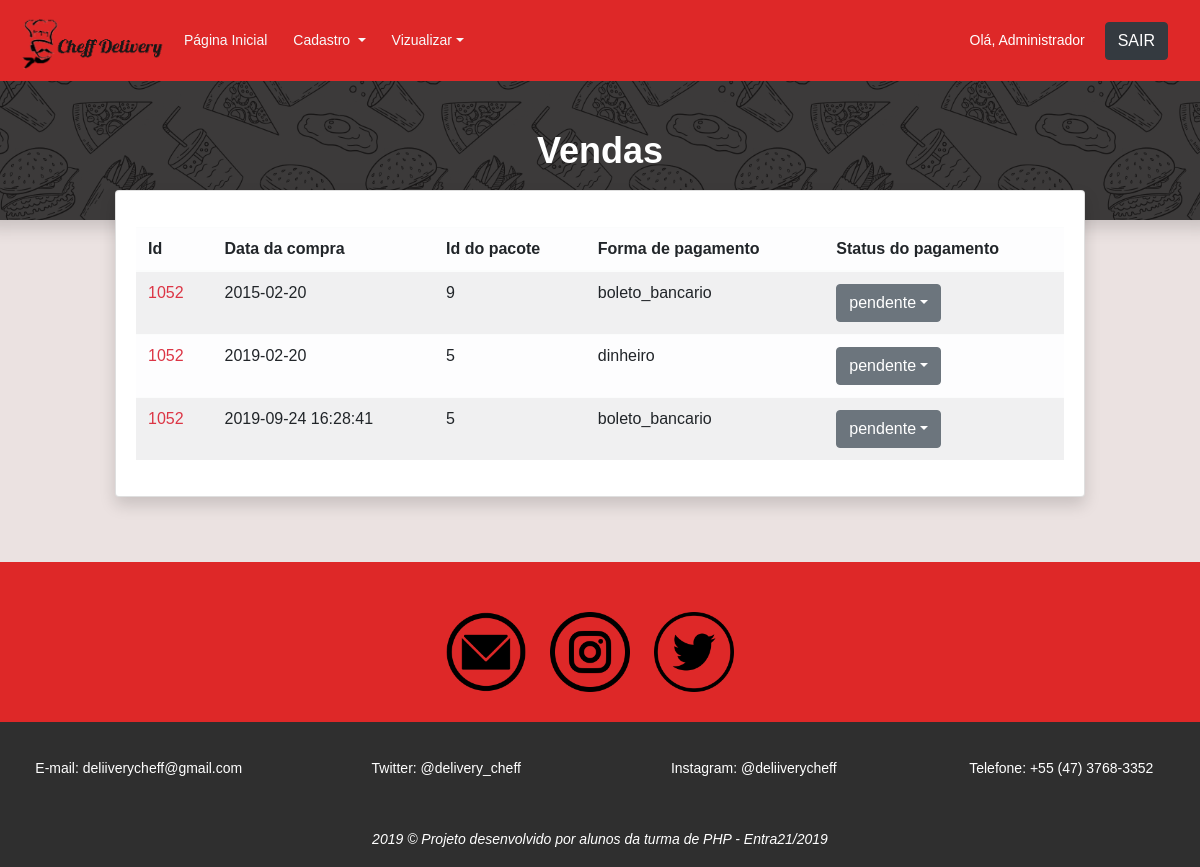
The page /vendas.php (signed in) on the database as committed earlier.
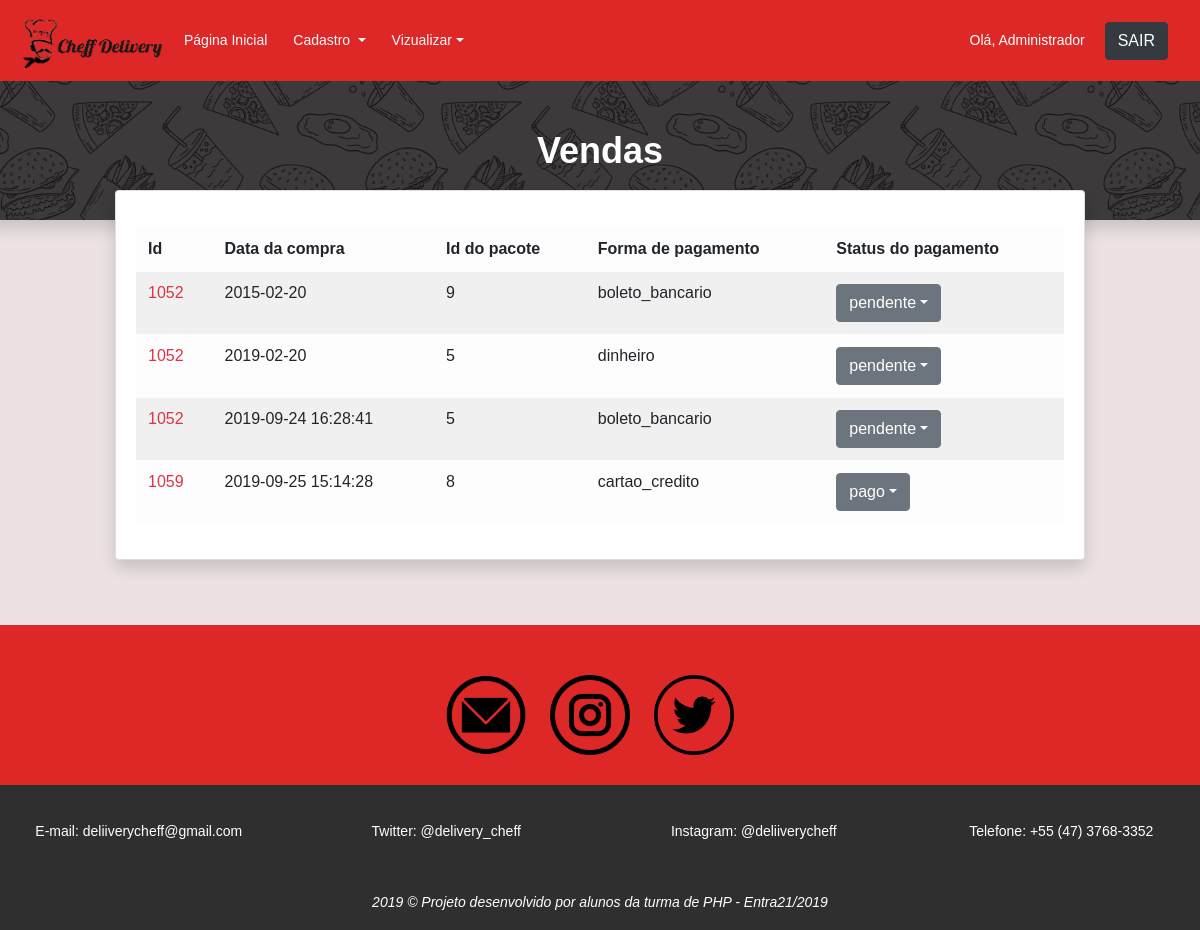
The same page on the database as committed later.
### tables this page shows
CREATE TABLE `finalizacao` (
  `id` int(11) NOT NULL,
  `id_usuario` int(11) NOT NULL,
  `id_pacote` int(11) NOT NULL,
  `forma_pagamento` enum('dinheiro','boleto_bancario','cartao_credito','cartao_debito') NOT NULL,
  `status_pagamento` enum('pendente','pago','atrasado') NOT NULL,
  `data_compra` varchar(255) NOT NULL
);

### classes/site.class.php (called while the page is built, shortened)
<?php
class Site {
	public static function Navbar() {
		require_once "include/navbar.php";
	}
}
?>

### vendas.php (the view, shortened to what this page needs)
 <?php
 require_once"include/conexao.php";
 $lista = "SELECT * FROM finalizacao";
 $queryFinalizacao = mysqli_query($con, $lista);
 $lista = mysqli_fetch_all($queryFinalizacao, MYSQLI_ASSOC);
 ?>
 <!DOCTYPE html>
 <html lang="pt-br">
 <head>
 	<link rel="stylesheet" href="https://stackpath.bootstrapcdn.com/bootstrap/4.3.1/css/bootstrap.min.css">
 	<link rel="stylesheet" type="text/css" href="media/css/estilos.css">
 	<link rel="stylesheet" href="media/css/main.css">
 </head>
 <body style="background-color: rgb(235, 226, 225);">
 	<?php
 	require_once "header.php";
 	?>
 	<div class="row">
 		<div class="shadow " style="background-color: #1a1818 !important; background-image: url('media/images/food-pattern.png');min-height: 100px; min-width: 100%; background-size: 30%; background-position: center 1050px;">
 			<div class="text-center my-5">
 				<h1 class="text-white mb-5">Vendas</h1>
 			</div>
 		</div>
 	</div>
 	<div class="col-10 col-md-10 mt-5 offset-md- offset-1" style="margin-top: -30px !important;">
 		<div class="card shadow" style="margin-right: auto; margin-left: auto;">
 			<div class="card-body" >
 				<table class="table table-light col-md-12 mt-3 table-striped table-hover">
 					<thead>
 						<tr>
 							<th scope="col">Id</th>
 							<th scope="col">Data da compra</th>
 							<th scope="col">Id do pacote</th>
 							<th scope="col">Forma de pagamento</th>
 							<th scope="col">Status do pagamento</th>
 						</tr>
 					</thead>
 					<tbody>
 						<?php foreach ($lista as $item) { ?>
 							<tr>
 								<td class=" text-danger"><?=utf8_encode($item['id_usuario'])?></td>
 								<td><?=$item['data_compra']?></td>
 								<td><?=$item['id_pacote']?></td>
 								<td><?=$item['forma_pagamento']?></td>
 								<td><div class="btn-group" role="group">
 									<button id="btnGroupDrop1" type="button" class="btn btn-secondary dropdown-toggle" data-toggle="dropdown" aria-haspopup="true" aria-expanded="false"><?=$item['status_pagamento']?></button>
 								</div>
 							</div></td>
 						<?php } ?>
 					</tr>
 <?php
 require_once "footer.php";
 ?>
</body>
</html>

### header.php (shortened to what this page needs)
<?php
require_once"classes/site.class.php";
?>
<header>
  <nav class="navbar navbar-expand-lg navbar-light"  style="background-color: #de2828; width: 100%;">
    <a href="index.php"><img src="media/images/cheffmenu2.png" style="height: 65px; width: 150px"></a>
    <div class="collapse navbar-collapse" id="navbarSupportedContent">
      <ul class="navbar-nav mr-auto">
        <?php if ($_SESSION['tp_usuario'] == 'administrador') { ?>
          <ul class="navbar-nav mr-auto">
            <li class="nav-item active">
              <a class="nav-link text-light" href="index.php" style="margin-left: 10px;">Página Inicial <span class="sr-only">(current)</span></a>
            </li>
            <li class="nav-item dropdown">
              <a class="nav-link dropdown-toggle text-light" href="#" id="navbarDropdown3" role="button" data-toggle="dropdown" aria-haspopup="true" aria-expanded="false" style="margin-left: 10px;">Cadastro </a>
            </li>
            <li class="nav-item dropdown">
              <a class="nav-link dropdown-toggle text-light" href="#" id="navbarDropdown4" role="button" data-toggle="dropdown" aria-haspopup="true" aria-expanded="false" style="margin-left: 10px;">Vizualizar</a>
            </li>
          </ul>
        <?php } ?>
      </ul>
      <?php Site::Navbar(); ?>
    </div>
  </nav>
</header>

### include/navbar.php (shortened to what this page needs)
<!DOCTYPE html>
<html>
<head>
</head>
<body>
	<?php if(isset($_SESSION['nome_usuario'])) { ?>
		<div class="text-white">
			Olá, <?=$_SESSION['nome_usuario']?>
			<a href="backends/logoff.php" class="btn btn-dark ml-3 mr-3">SAIR</a>
		</div>
	<?php } ?>
</body>
</html>

### footer.php
<div class="redes-sociais" style="background-color: #de2828;">
  <div class="container" style="margin-top: 65px;">
    <center>
      <a href="https://mail.google.com/mail/u/0/#inbox?compose=DmwnWrRmTgXbBSZDhPSBJsPLwHzgBPqskCzpPtNTPhwSkgLdBBXnbmRScSHtKdnmsdqlgZFHsnsQ"><img src="media/images/email.png" alt="email" title="email" class="icones"></a>
      <a href="https://www.instagram.com/deliiverycheff/?hl=pt-br"><img src="media/images/instagram.png" alt="instagram" title="instagram" id="instagram " class="icones"></a>
      <a href="https://twitter.com/delivery_cheff"><img src="media/images/twitter.png" alt="twitter" title="twitter" class="icones"></a>
    </center>
  </div>
</div>
<footer>
 <div class="footer-item">
  <div class="row">
    <a href="https://mail.google.com/mail/u/0/#inbox?compose=DmwnWsTJtrnhxXwfpDgvhvzGsLRlLgjHgjcfzcQFCTNqvbqkMSDXnPTwMNHPSkbjVnnrBWWPBfJq" class="col-sm-12 col-md-3">E-mail: deliiverycheff@gmail.com</a>
    <a href="https://twitter.com/delivery_cheff" class="col-sm-12 col-md-3">Twitter: @delivery_cheff </a>
    <a href="https://www.instagram.com/deliiverycheff/?hl=pt-br"class="col-sm-12 col-md-3">Instagram: @deliiverycheff</a>
    <a href=""class="col-sm-12 col-md-3">Telefone: +55 (47) 3768-3352</a>
  </div>
</div>
<div id="negrito" class="mt-4">
  <p class="mt-5 font-italic">2019 &copy; <strong>Projeto desenvolvido por alunos da turma de PHP - Entra21/2019</strong></p>
</div>
</footer>

### media/css/estilos.css (style rules this page uses)
* { font-family: arial !important; }
.redes-sociais { height: 160px; width: 100%; }
.icones { width: 80px; height: 80px; margin-top: 50px; margin-right: 20px; }
footer { background-color: rgba(47, 47, 47); overflow: hidden; height: 145px; }
.footer-item { margin-top: 35px; color: white; text-align: center; width: 100%: }
.footer-item a { color: white; text-decoration: none; }
#negrito { text-align: center; color: white; margin-top: 10px; }

### media/css/main.css (style rules this page uses)
body { color:#777;font-family:"Poppins",sans-serif;font-size:14px;font-weight:300;line-height:1.625em;position:relative }
ol,ul { margin:0;padding:0;list-style:none }
a { -webkit-transition:all 0.3s ease 0s;-moz-transition:all 0.3s ease 0s;-o-transition:all 0.3s ease 0s;transition:all 0.3s ease 0s }
a,a:focus,a:hover { text-decoration:none;outline:0 }
h1,h2,h3,h4,h5,h6 { font-family:"Poppins",sans-serif;color:#222;line-height:1.2em !important;margin-bottom:0;margin-top:0;font-weight:600 }
h1,.h1 { font-size:36px }
td,th { border-radius:0px }
.mb-5 { margin-bottom:5px }
.text-white { color:#fff }
.text-center { text-align:center }
h1 { font-size:36px }
h1,h2,h3,h4,h5,h6 { line-height:1.5em }

Rows that differ between the two databases and show on the page:
added finalizacao: id_usuario "1059", data_compra "2019-09-25 15:14:28", id_pacote "8", forma_pagamento "cartao_credito", status_pagamento "pago"
